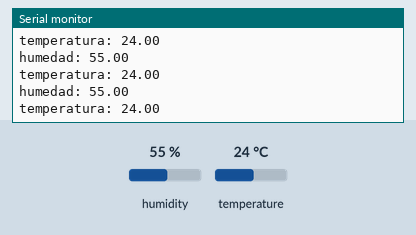
Simulated run of this sketch. Board: Arduino Uno, built with avr-gcc and run on an emulated ATmega328P. Shown: the last lines printed to the serial monitor. Inputs (shaded band) come from the test bench; at power-on: humidity 55 %, temperature 24 °C.

Above: at 1.2 s.
1.3 s: humidity set to 22 %
At 2.1 s:
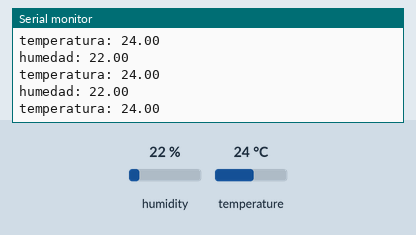
4.3 s: temperature set to 12 °C
At 4.8 s:
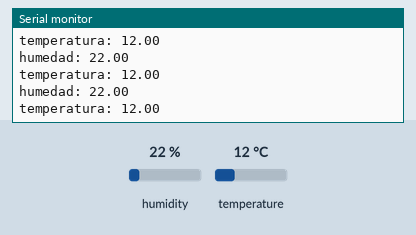
7.3 s: humidity set to 40 %
At 8.0 s:
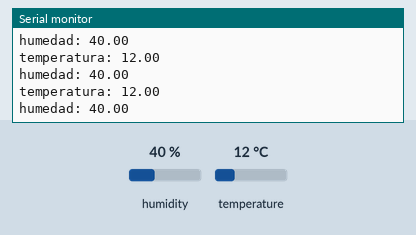
Timing chart, 0 to 10.3 s (numbered marks = the images above; inputs shaded):
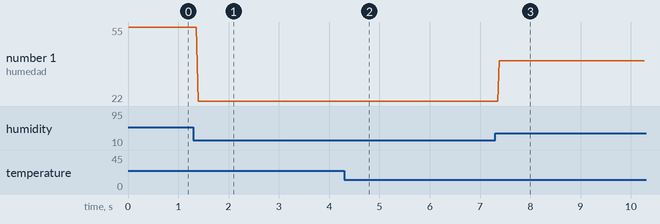

The sketch:

Temperatura_y_humedad.ino.ino
```cpp
#include "DHT22.h"

#define pinSensor 8
int pinSensor2 = 8;

DHT22 sensor(pinSensor); //utiliza pinSensor o pinSensor2

void setup() {
  // put your setup code here, to run once:
  Serial.begin(9600);

}

void loop() {
  // put your main code here, to run repeatedly:
  float h = sensor.getHumidity();
  float t = sensor.getTemperature();

  Serial.print("humedad: ");
  Serial.println(h);
  Serial.print("temperatura: ");
  Serial.println(t);

}
```

Measured:
- after the input at 1.3 s, the serial monitor: prints a new line after 0.10 s (image 1)
- after the input at 4.3 s, the serial monitor: prints a new line after 0.11 s (image 2)
- after the input at 7.3 s, the serial monitor: prints a new line after 0.09 s (image 3)
- plotted number 1: 55 → 22 after the input at 1.3 s, 22 → 40 after the input at 7.3 s
